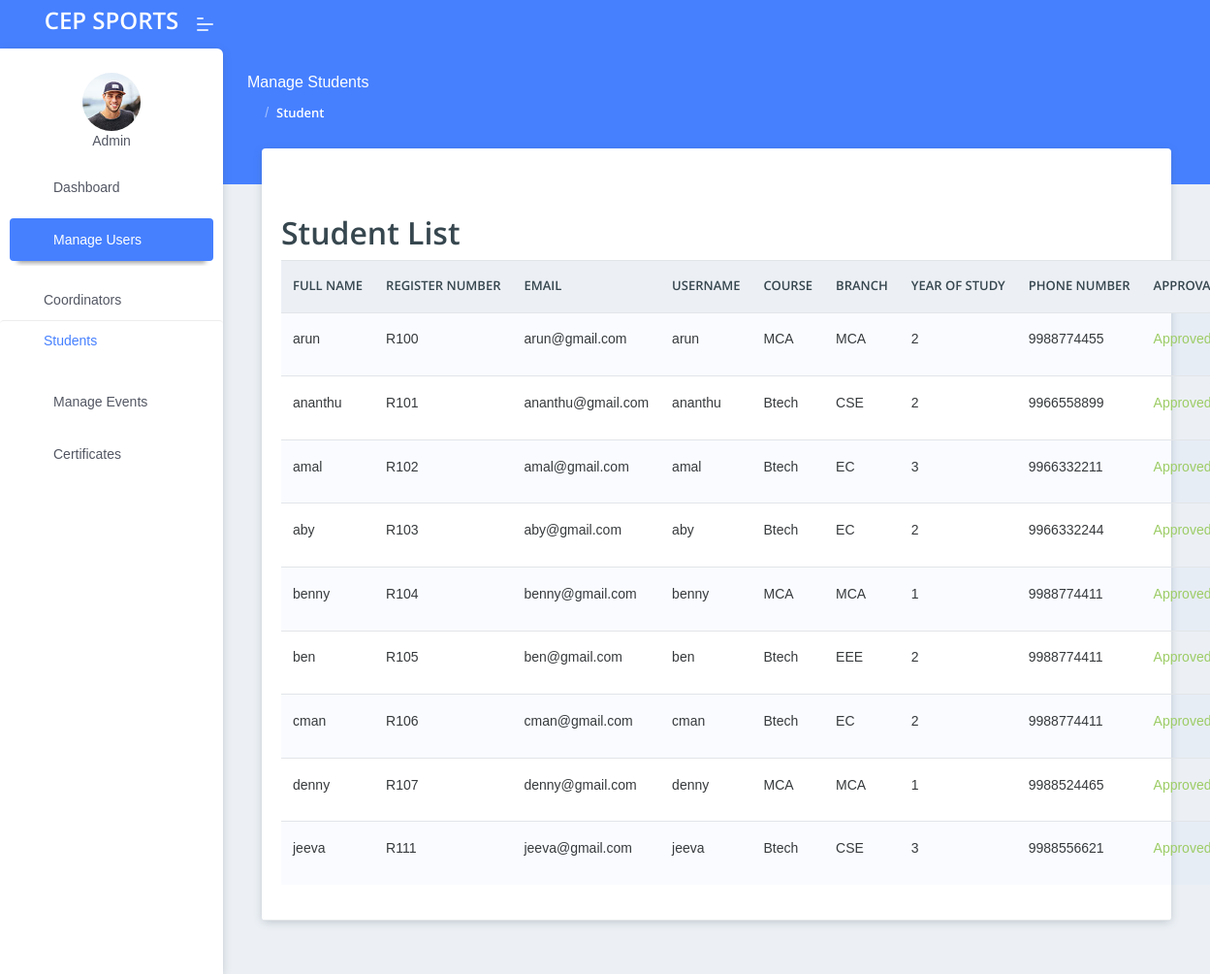
Screenshot of /admin_panel/students/ with the database file from the repository.
### core/models.py (models this page shows, shortened)
class CoreStudent(models.Model):
    user = models.OneToOneField(User, on_delete=models.CASCADE)  # Link to User model
    full_name = models.CharField(max_length=255)
    register_number = models.CharField(max_length=50, unique=True, default="")
    email = models.EmailField()
    course = models.CharField(max_length=100)
    branch = models.CharField(max_length=100)
    phone_number = models.CharField(max_length=15)
    year_of_study = models.IntegerField()
    house = models.ForeignKey('coordinator.House', on_delete=models.SET_NULL, null=True, blank=True)
    is_approved = models.BooleanField(default=False)  # New field for approval status

### core/views.py (the view)
# urls.py: path('students/', views.student_list, name='student_list'),
def student_list(request):
    students = CoreStudent.objects.all()
    return render(request, 'admin_panel/student_list.html', {'students': students})

### admin_panel/templates/admin_panel/student_list.html (shortened to what this page needs)
{% extends "admin_panel/base.html" %}
{% load static %}
{% block content %}
 <div class="pcoded-main-container">
    <div class="pcoded-content">
        <div class="page-header">
            <div class="page-block">
                <div class="row align-items-center">
                    <div class="col-md-12">
                        <div class="page-header-title">
                            <h5 class="m-b-10">Manage Students</h5>
                        </div>
                        <ul class="breadcrumb">
                            <li class="breadcrumb-item"><a href="{% url "admin_dashboard" %}"><i class="feather icon-home"></i></a></li>
                            <li class="breadcrumb-item"><a href="#!">Student</a></li>
                        </ul>
                    </div>
                </div>
            </div>
        </div>
        <div class="col-sm-12">
            <div class="card">
                <div class="card-header">
                    <h2 class="mt-5">Student List</h2>
                    <table class="table table-striped">
                        <thead>
                            <tr>
                                <th>Full Name</th>
                                <th>Register Number</th>
                                <th>Email</th>
                                <th>Username</th>
                                <th>Course</th>
                                <th>Branch</th>
                                <th>Year of Study</th>
                                <th>Phone Number</th>
                                <th>Approval Status</th>
                            </tr>
                        </thead>
                        <tbody>
                            {% for student in students %}
                            <tr>
                                <td>{{ student.full_name }}</td>
                                <td>{{ student.register_number }}</td>
                                <td>{{ student.email }}</td>
                                <td>{{ student.user.username }}</td>
                                <td>{{ student.course }}</td>
                                <td>{{ student.branch }}</td>
                                <td>{{ student.year_of_study }}</td>
                                <td>{{ student.phone_number }}</td>
                                <td>
                                    {% if student.is_approved %}
                                        <span class="text-success">Approved</span>
                                    {% else %}
                                        <span class="text-danger">Not Approved</span>
                                    {% endif %}
                                </td>
                            </tr>
                            {% empty %}
                            <tr>
                                <td colspan="10" class="text-center">No students found.</td>
                            </tr>
                            {% endfor %}
                        </tbody>
                    </table>
                </div>
            </div>
        </div>
    </div>
</div>
{% endblock content %}

### rows the page displays
CoreStudent: full_name "arun", register_number "R100", email "arun@gmail.com", user.username "arun", course "MCA", branch "MCA", year_of_study "2", phone_number "9988774455", is_approved "Approved"
CoreStudent: full_name "ananthu", register_number "R101", email "ananthu@gmail.com", user.username "ananthu", course "Btech", branch "CSE", year_of_study "2", phone_number "9966558899", is_approved "Approved"
CoreStudent: full_name "amal", register_number "R102", email "amal@gmail.com", user.username "amal", course "Btech", branch "EC", year_of_study "3", phone_number "9966332211", is_approved "Approved"
CoreStudent: full_name "aby", register_number "R103", email "aby@gmail.com", user.username "aby", course "Btech", branch "EC", year_of_study "2", phone_number "9966332244", is_approved "Approved"
CoreStudent: full_name "benny", register_number "R104", email "benny@gmail.com", user.username "benny", course "MCA", branch "MCA", year_of_study "1", phone_number "9988774411", is_approved "Approved"
CoreStudent: full_name "ben", register_number "R105", email "ben@gmail.com", user.username "ben", course "Btech", branch "EEE", year_of_study "2", phone_number "9988774411", is_approved "Approved"
CoreStudent: full_name "cman", register_number "R106", email "cman@gmail.com", user.username "cman", course "Btech", branch "EC", year_of_study "2", phone_number "9988774411", is_approved "Approved"
CoreStudent: full_name "denny", register_number "R107", email "denny@gmail.com", user.username "denny", course "MCA", branch "MCA", year_of_study "1", phone_number "9988524465", is_approved "Approved"
CoreStudent: full_name "jeeva", register_number "R111", email "jeeva@gmail.com", user.username "jeeva", course "Btech", branch "CSE", year_of_study "3", phone_number "9988556621", is_approved "Approved"
